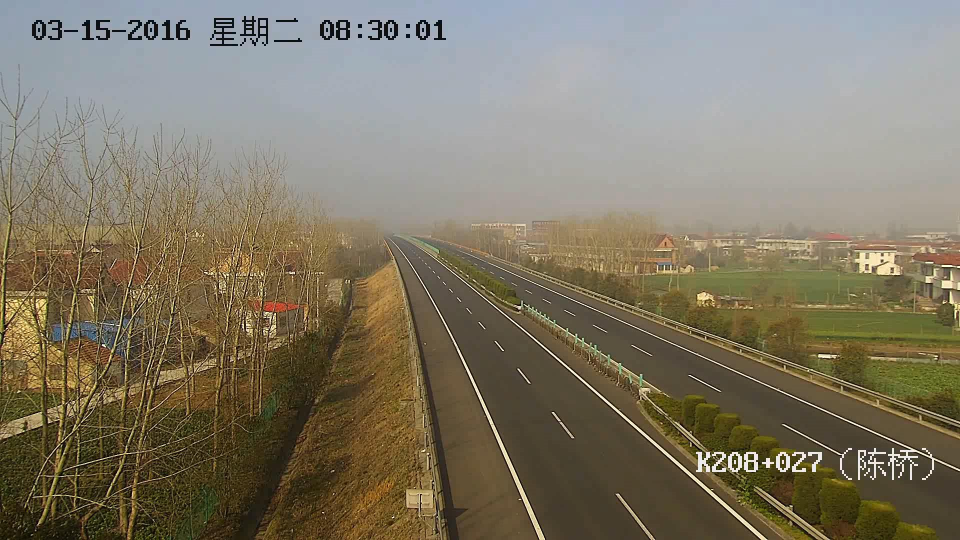
#> input picture driveway_extraction/six_ways/6_point_16B_0315_49.jpg, 1920 x 1080 px (shown at 1/2 size)
$ python flood_fill_ways.py   (older library calls are emulated)
#> lines starting #> are read from the running program, lines starting #| are printed output that depends on the picture
#> in deHaze, `Y = np.zeros(m.shape)`: Y: shape (1080, 1920, 3) float64; every value is 0
### driveway_extraction/dehaze.py
import cv2
import numpy as np
import matplotlib.pyplot as plt
import os


def zmMinFilterGray(src, r=7):
    '''最小值滤波，r是滤波器半径'''
#> called with r = 7
    if r <= 0:
        return src
    h, w = src.shape[:2]
#> h = 1080; w = 1920
    I = src
    res = np.minimum(I, I[[0] + list(range(h - 1)), :])
    res = np.minimum(res, I[list(range(1, h)) + [h - 1], :])
    I = res
    res = np.minimum(I, I[:, [0] + list(range(w - 1))])
    res = np.minimum(res, I[:, list(range(1, w)) + [w - 1]])
    return zmMinFilterGray(res, r - 1)
#> in zmMinFilterGray (call 7), `res = np.minimum(res, I[list(range(1, h)) + [h - 1], :])`:
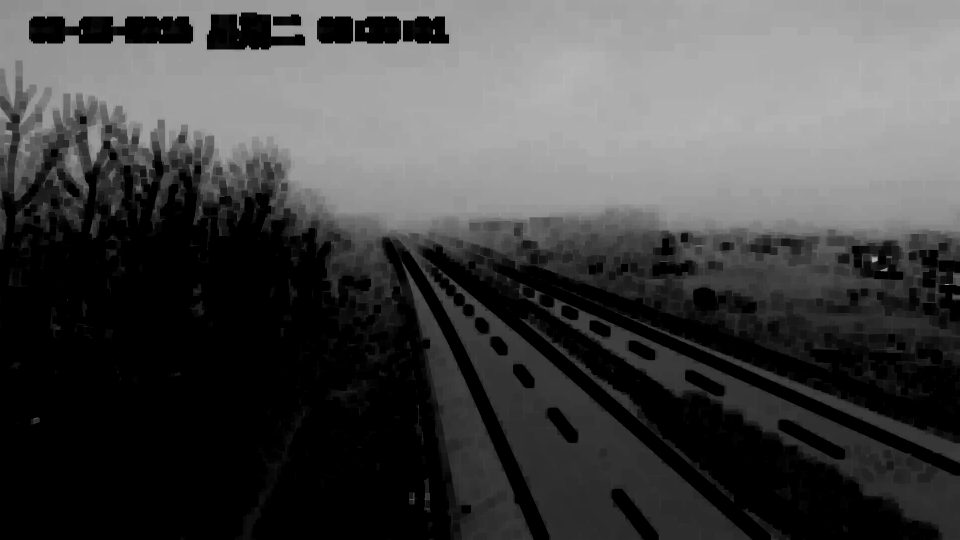
#> res: shape (1080, 1920) float64 (shown at 1/2 size); min 0, max 0.71, mean 0.273


def guidedfilter(I, p, r, eps):
    '''引导滤波，直接参考网上的matlab代码'''
#> called with r = 81, eps = 0.001
    height, width = I.shape
#> height = 1080; width = 1920
    m_I = cv2.boxFilter(I, -1, (r, r))
    m_p = cv2.boxFilter(p, -1, (r, r))
    m_Ip = cv2.boxFilter(I * p, -1, (r, r))
    cov_Ip = m_Ip - m_I * m_p

    m_II = cv2.boxFilter(I * I, -1, (r, r))
    var_I = m_II - m_I * m_I
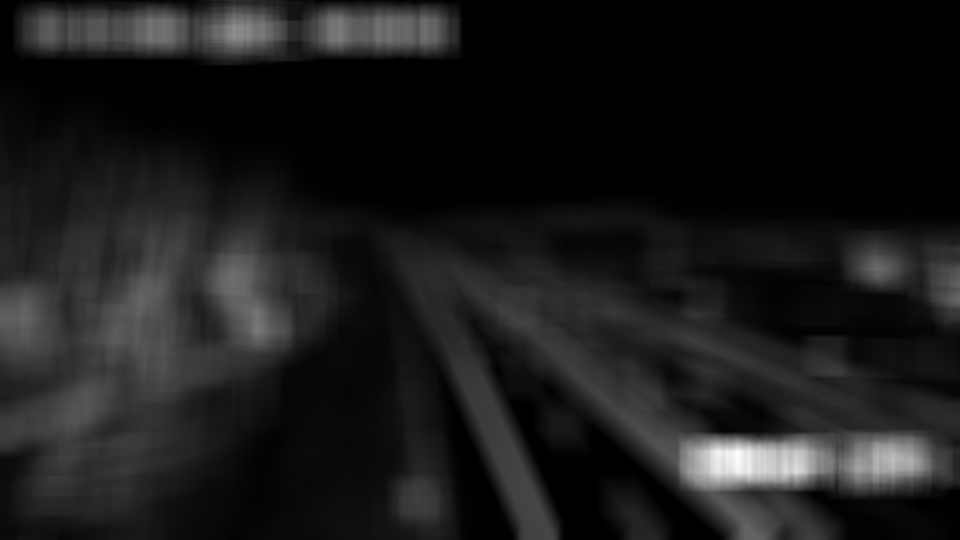
#> var_I: shape (1080, 1920) float64 (shown at 1/2 size); min 5.99e-07, max 0.123, mean 0.0128; drawn with min black and max white

    a = cov_Ip / (var_I + eps)
    b = m_p - a * m_I

    m_a = cv2.boxFilter(a, -1, (r, r))
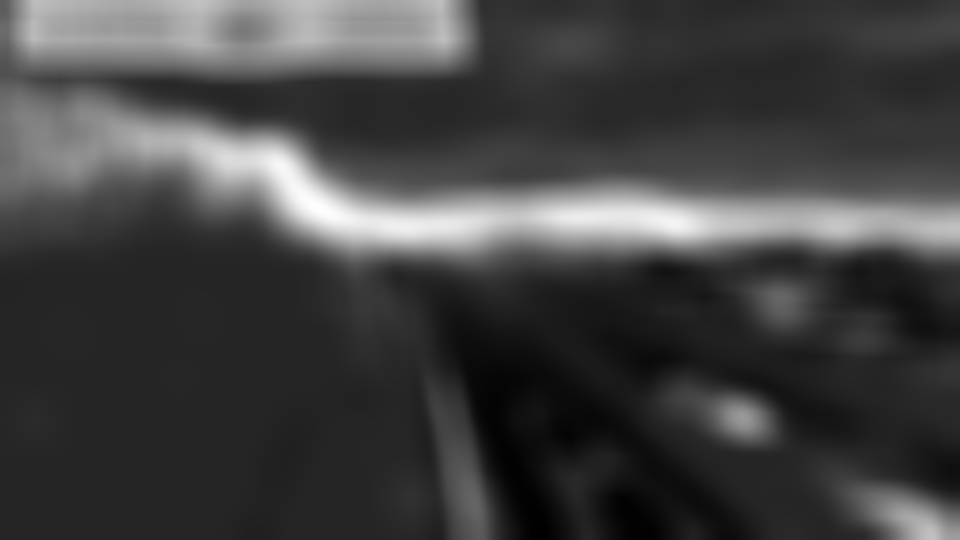
#> m_a: shape (1080, 1920) float64 (shown at 1/2 size); min -0.185, max 1.07, mean 0.142; drawn with min black and max white
    m_b = cv2.boxFilter(b, -1, (r, r))
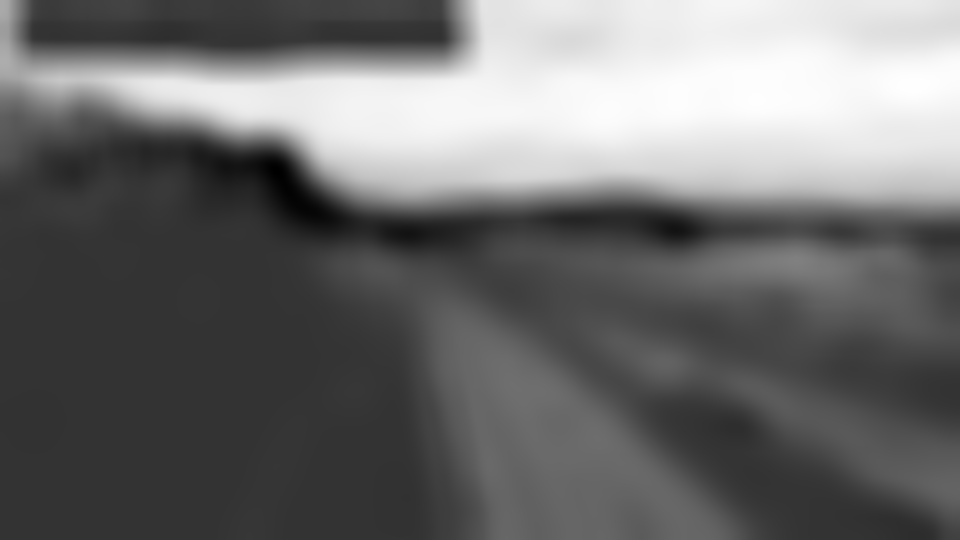
#> m_b: shape (1080, 1920) float64 (shown at 1/2 size); min -0.17, max 0.678, mean 0.193; drawn with min black and max white
    return m_a * I + m_b
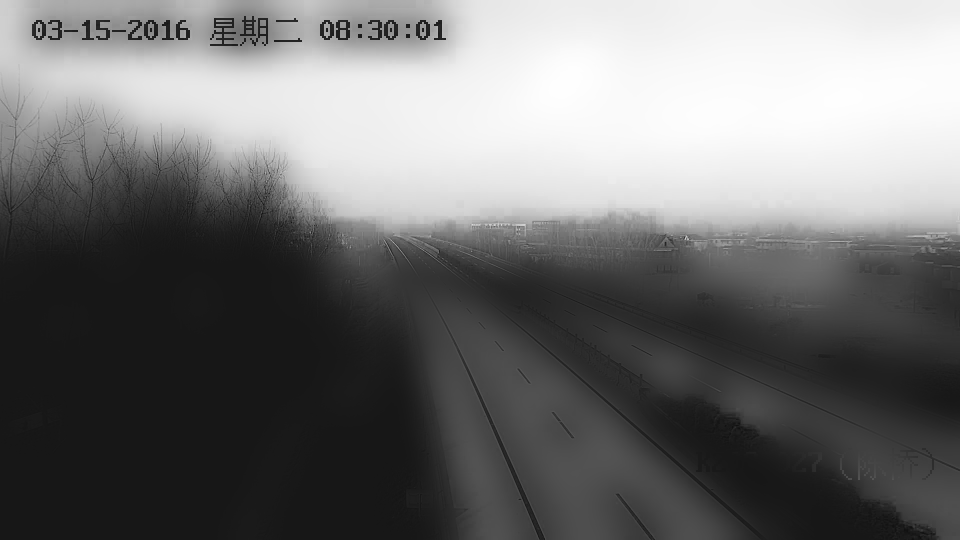
#> returned value: shape (1080, 1920) float64 (shown at 1/2 size); min -0.0687, max 0.691, mean 0.27; drawn with min black and max white


def getV1(m, r, eps, w, maxV1):  # 输入rgb图像，值范围[0,1]
    '''计算大气遮罩图像V1和光照值A, V1 = 1-t/A'''
    V1 = np.min(m, 2)  # 得到暗通道图像
    V1 = guidedfilter(V1, zmMinFilterGray(V1, 7), r, eps)  # 使用引导滤波优化
    bins = 2000
    ht = np.histogram(V1, bins)  # 计算大气光照A
    d = np.cumsum(ht[0]) / float(V1.size)
#> d = 2000 values from 4.82e-07 to 1
    for lmax in range(bins - 1, 0, -1):
        if d[lmax] <= 0.999:
            break
    A = np.mean(m, 2)[V1 >= ht[1][lmax]].max()
#> A = 0.722

    V1 = np.minimum(V1 * w, maxV1)  # 对值范围进行限制

    return V1, A


def deHaze(m, r=81, eps=0.001, w=0.95, maxV1=0.80, bGamma=False):
    Y = np.zeros(m.shape)
    V1, A = getV1(m, r, eps, w, maxV1)  # 得到遮罩图像和大气光照
#> A = 0.722
    for k in range(3):
        Y[:, :, k] = (m[:, :, k] - V1) / (1 - V1 / A)  # 颜色校正
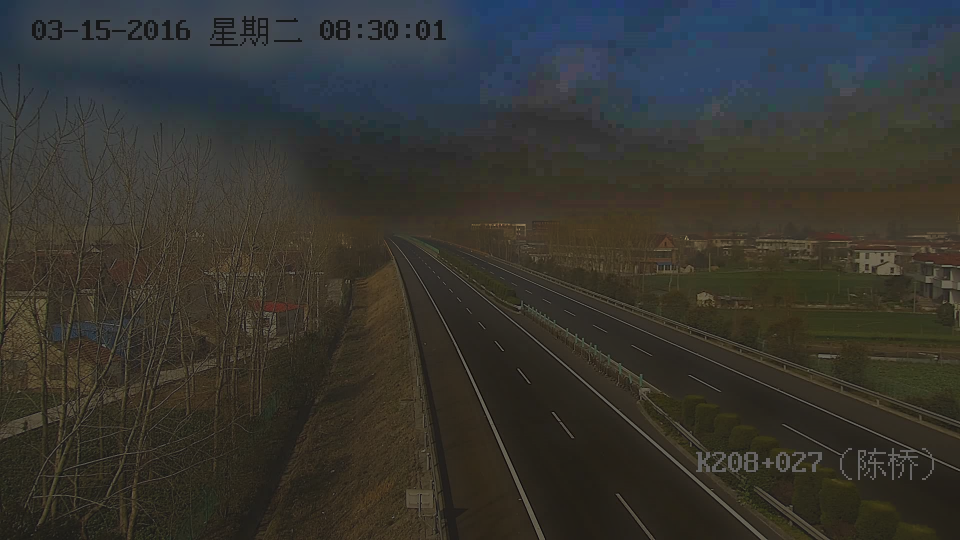
#> Y: shape (1080, 1920, 3) float64 (shown at 1/2 size); mean B, G, R 0.319, 0.372, 0.379; drawn with min black and max white
    Y = np.clip(Y, 0, 1)
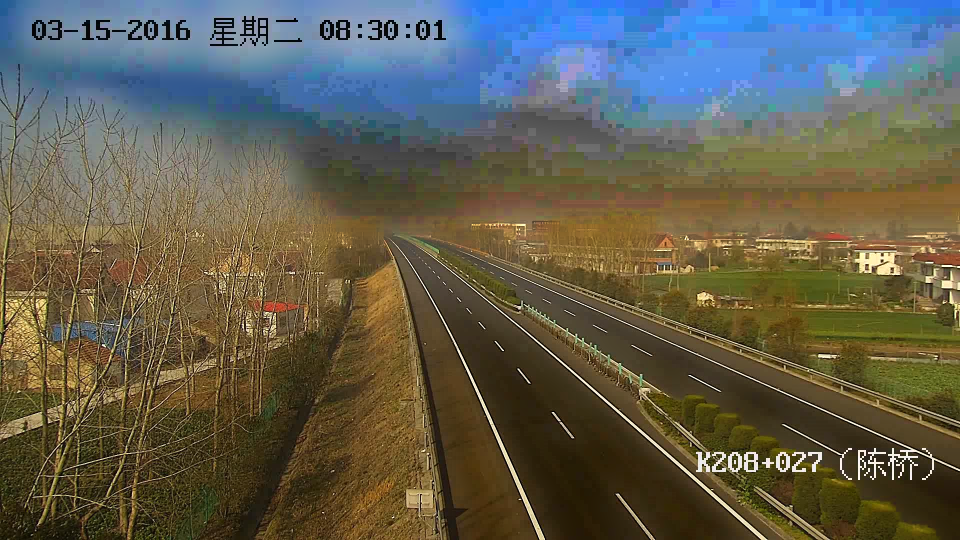
#> Y: shape (1080, 1920, 3) float64 (shown at 1/2 size); mean B, G, R 0.32, 0.373, 0.379
    if bGamma:
        Y = Y ** (np.log(0.5) / np.log(Y.mean()))  # gamma校正,默认不进行该操作
    return Y


# [56 lines left out: function draw_way, not called in this run]


# 一个重要的判定标准--正常马路线的范围肯定要是横跨或纵跨近半张图片的,
# 所以: 可借此删去面积恰当且周长恰当的区域.
# [6 lines that do not run on import are left out]
        # [17 lines of commented-out code are left out]

### driveway_extraction/flood_fill_ways.py
import cv2
import numpy as np
import matplotlib.pyplot as plt
import dehaze


if __name__ == '__main__':
    import sys
    image = "./six_ways/6_point_16B_0315_49.jpg"
    img = dehaze.deHaze(cv2.imread(image) / 255.0) * 255
    cv2.imwrite("t.jpg", img)
    img = cv2.imread(image)
    h, w = img.shape[:2]  # 得到图像的高和宽
#> h = 1080; w = 1920
    mask = np.zeros((h + 2, w + 2), np.uint8)  # 掩码单通道8比特，长和宽都比输入图像多两个像素点，满水填充不会超出掩码的非零边缘
    seed_pt = None
    fixed_range = True
    connectivity = 4
    cv2.namedWindow("floodfill", 0)


    def update(dummy=None, filler_color=(0, 0, 255)):
        if seed_pt is None:
            cv2.imshow('floodfill', img)
            return
        flooded = img.copy()  # 以副本的形式进行填充，这样每次
        mask[:] = 0  # 掩码初始为全0
        lo = cv2.getTrackbarPos('lo', 'floodfill')  # 观察点像素邻域负差最大值（也就是与选定像素多少差值内的归为同一区域）
        hi = cv2.getTrackbarPos('hi', 'floodfill')  # 观察点像素邻域正差最大值
        flags = connectivity  # 低位比特包含连通值, 4 (缺省) 或 8
        if fixed_range:
            flags |= cv2.FLOODFILL_FIXED_RANGE  # 考虑当前象素与种子象素之间的差（高比特也可以为0）
        # 以白色进行漫水填充
        cv2.floodFill(flooded, mask, seed_pt, filler_color,
                      (lo,) * 3, (hi,) * 3, flags)

        cv2.circle(flooded, seed_pt, 2, (0, 0, 255), -1)  # 选定基准点用白色圆点标出
        line = flooded.copy()
        line[np.where(flooded != (0, 0, 255))] = 0
        # [6 lines of commented-out code are left out]
        cv2.imwrite("./flooded.jpg", line)
        cv2.imshow('floodfill', line)


    def onmouse(event, x, y, flags, param):  # 鼠标响应函数
        global seed_pt
        if flags & cv2.EVENT_FLAG_LBUTTON:  # 鼠标左键响应，选择漫水填充基准点
            seed_pt = x, y
            update()


    update()
    cv2.setMouseCallback('floodfill', onmouse)
    cv2.createTrackbar('lo', 'floodfill', 20, 255, update)
    cv2.createTrackbar('hi', 'floodfill', 20, 255, update)

    while True:
        ch = 0xFF & cv2.waitKey()
#> (key Esc is pressed here)
        if ch == 27:
            break
        if ch == ord('f'):
            fixed_range = not fixed_range  # 选定时flags的高位比特位0，也就是邻域的选定为当前像素与相邻像素的的差，这样的效果就是联通区域会很大
            print('using %s range' % ('floating', 'fixed')[fixed_range])
            update()
        if ch == ord('c'):
            connectivity = 12 - connectivity  # 选择4方向或则8方向种子扩散
            print('connectivity =', connectivity)
            update()
    cv2.destroyAllWindows()

$ run again, with driveway_extraction/six_ways/4_point_18A_46.jpg copied over driveway_extraction/six_ways/6_point_16B_0315_49.jpg
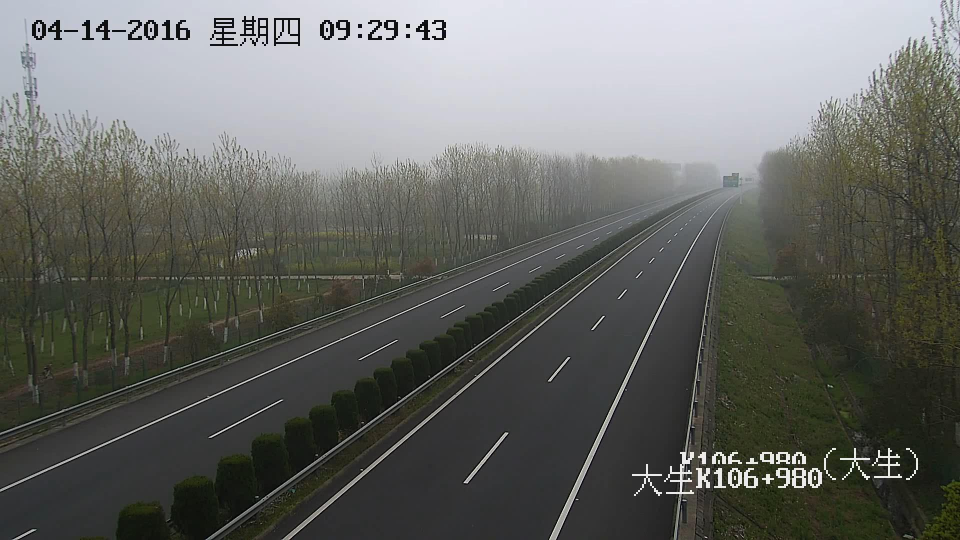
#> input picture driveway_extraction/six_ways/4_point_18A_46.jpg, 1920 x 1080 px (shown at 1/2 size)
#> height = 1080; width = 1920
#> in guidedfilter, `return m_a * I + m_b`:
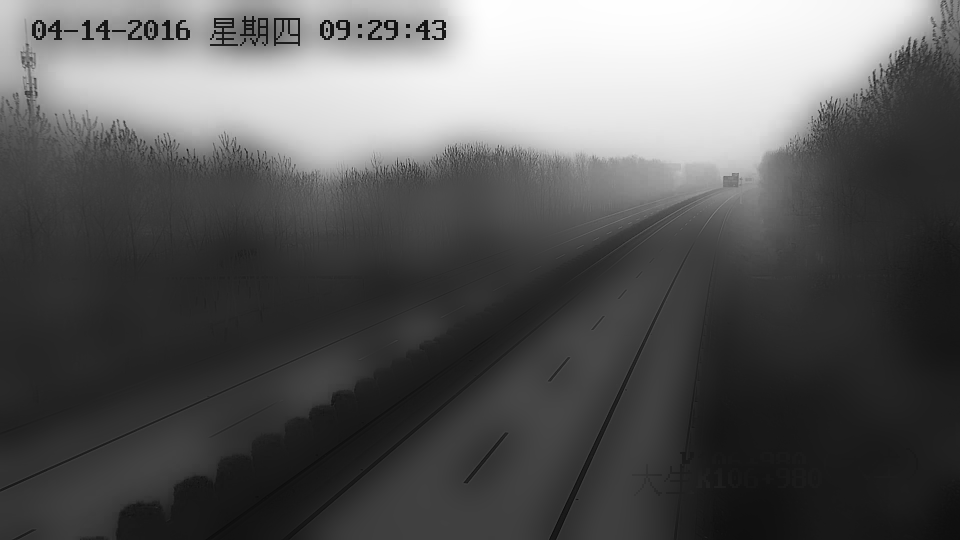
#> returned value: shape (1080, 1920) float64 (shown at 1/2 size); min -0.0535, max 0.883, mean 0.284; drawn with min black and max white
#> d = 2000 values from 4.82e-07 to 1
#> in getV1, `A = np.mean(m, 2)[V1 >= ht[1][lmax]].max()`: A = 0.915
#> in deHaze, `Y = np.clip(Y, 0, 1)`:
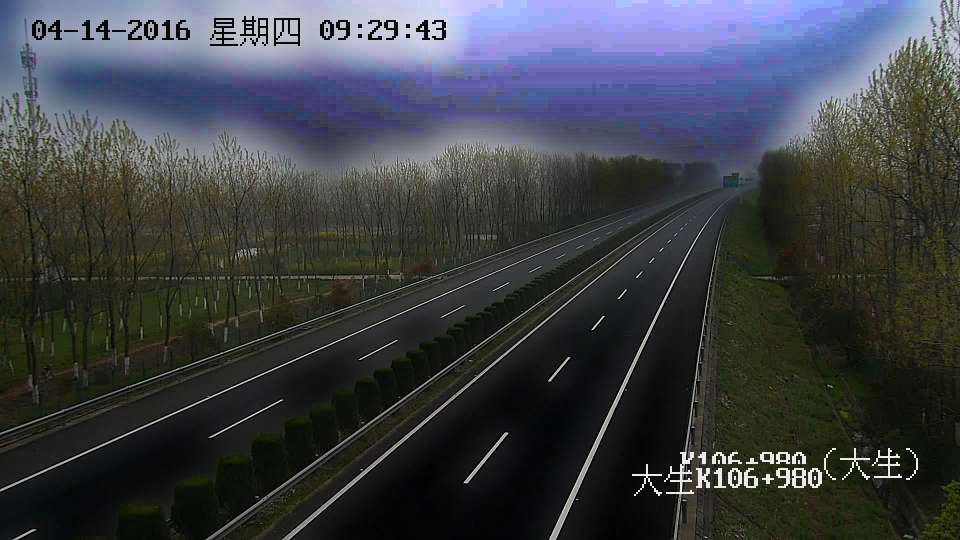
#> Y: shape (1080, 1920, 3) float64 (shown at 1/2 size); mean B, G, R 0.272, 0.253, 0.24

$ run again, with driveway_extraction/six_ways/5_point_17G_0413_43.jpg copied over driveway_extraction/six_ways/6_point_16B_0315_49.jpg
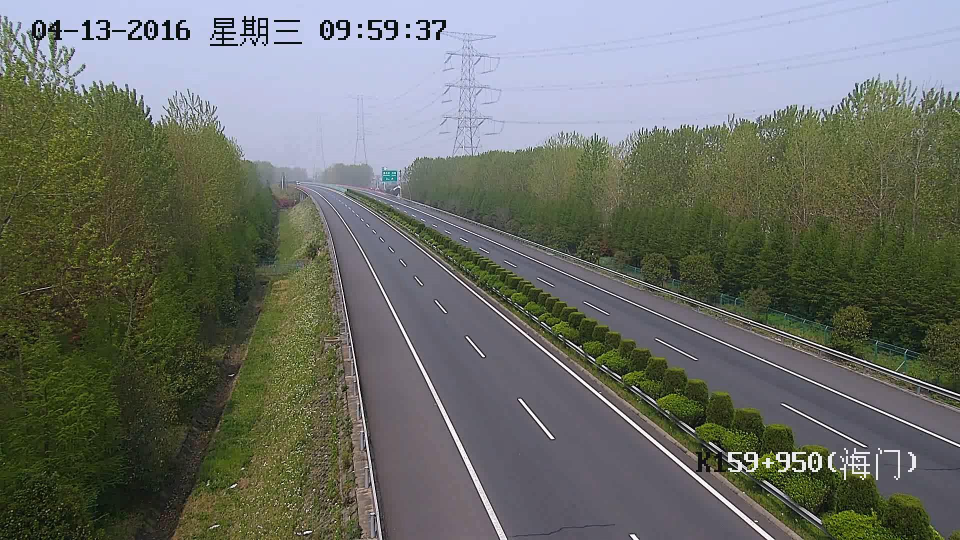
#> input picture driveway_extraction/six_ways/5_point_17G_0413_43.jpg, 1920 x 1080 px (shown at 1/2 size)
#> height = 1080; width = 1920
#> in guidedfilter, `return m_a * I + m_b`:
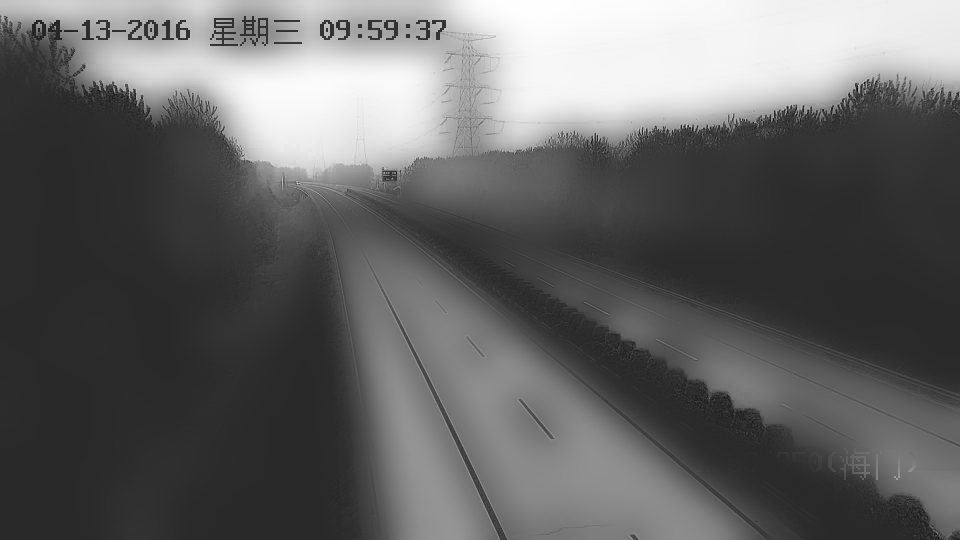
#> returned value: shape (1080, 1920) float64 (shown at 1/2 size); min -0.149, max 0.762, mean 0.211; drawn with min black and max white
#> d = 2000 values from 4.82e-07 to 1
#> in getV1, `A = np.mean(m, 2)[V1 >= ht[1][lmax]].max()`: A = 0.841
#> in deHaze, `Y = np.clip(Y, 0, 1)`:
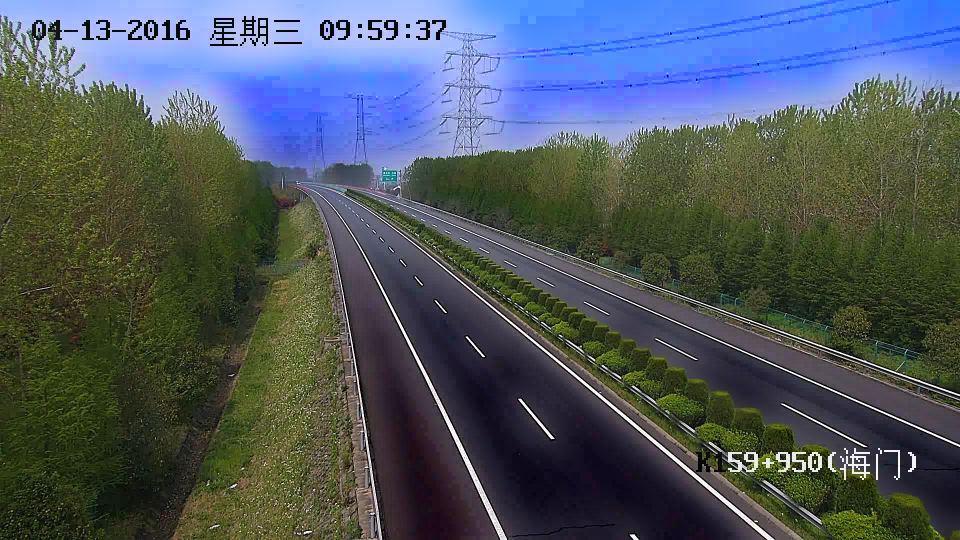
#> Y: shape (1080, 1920, 3) float64 (shown at 1/2 size); mean B, G, R 0.373, 0.344, 0.306
